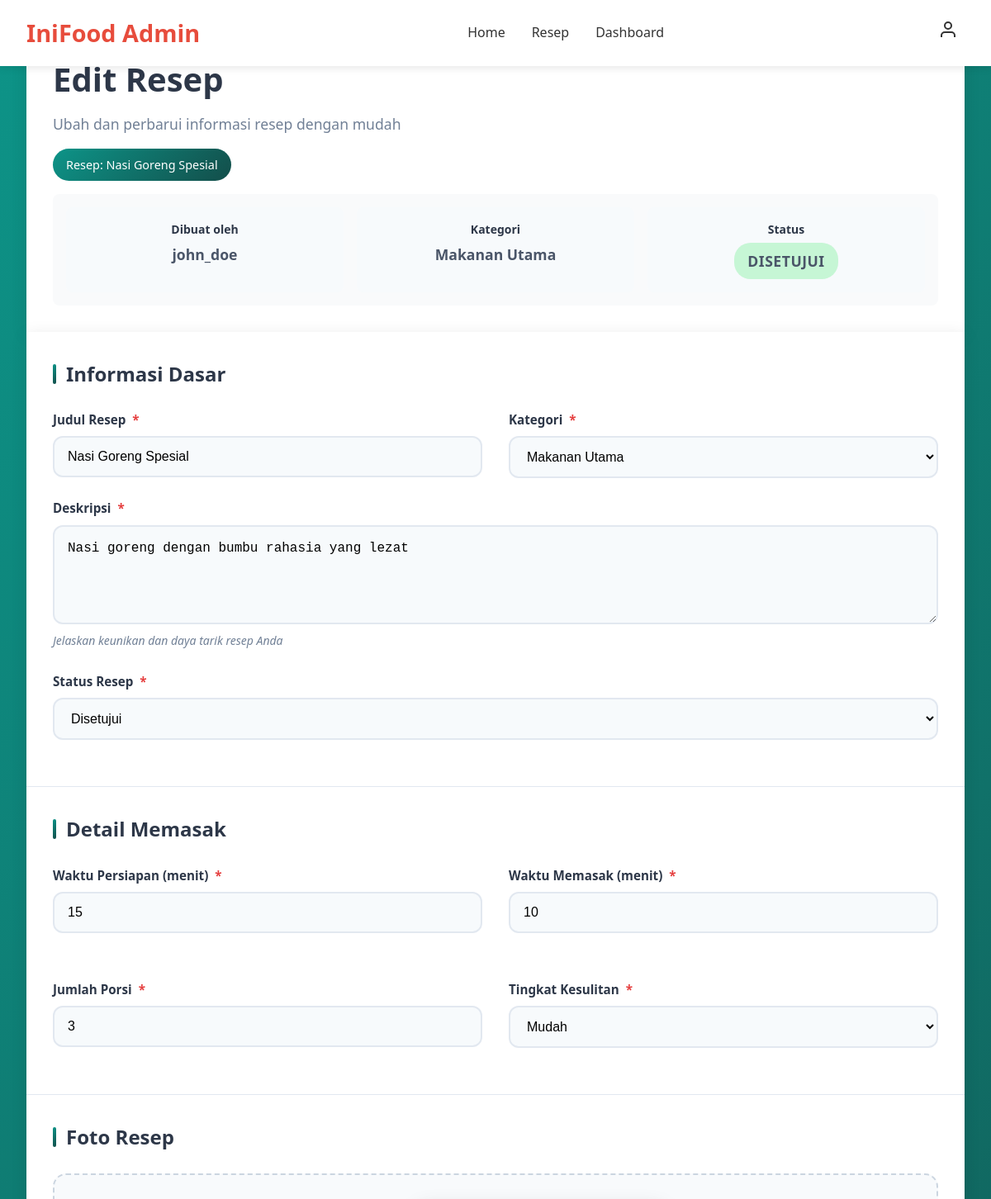
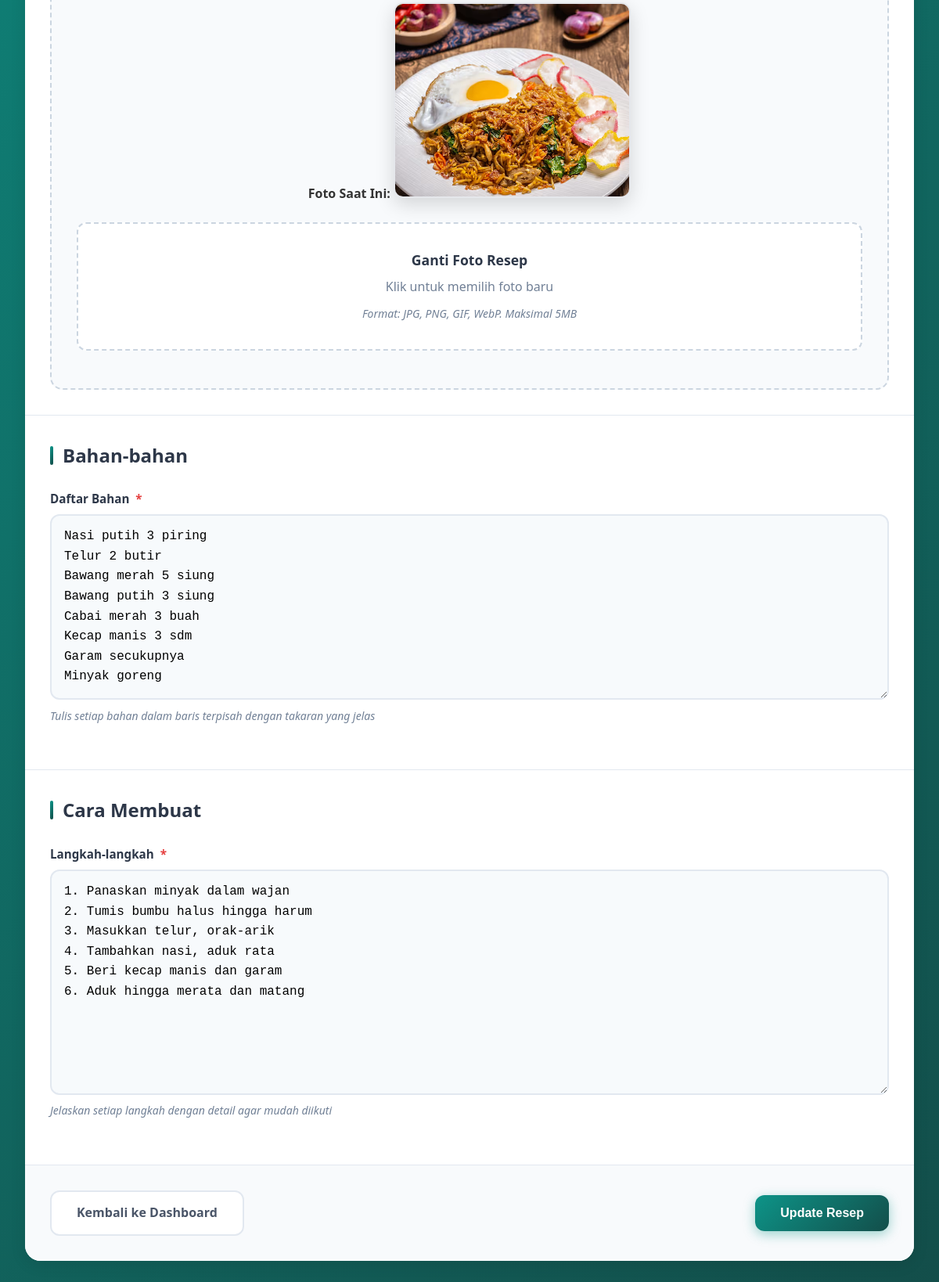
The page /admin/edit-recipe.php?id=1 (signed in) on the database its author committed (2 pictures, top to bottom).
### tables this page shows
CREATE TABLE recipes (
    id INT AUTO_INCREMENT PRIMARY KEY,
    title VARCHAR(200) NOT NULL,
    description TEXT,
    ingredients TEXT NOT NULL,
    instructions TEXT NOT NULL,
    prep_time INT NOT NULL,
    cook_time INT NOT NULL,
    servings INT NOT NULL,
    difficulty ENUM('Easy', 'Medium', 'Hard') DEFAULT 'Easy',
    category_id INT,
    image_url VARCHAR(255),
    status ENUM('pending', 'approved', 'rejected') DEFAULT 'pending',
    created_by INT,
    created_at TIMESTAMP DEFAULT CURRENT_TIMESTAMP,
    updated_at TIMESTAMP DEFAULT CURRENT_TIMESTAMP ON UPDATE CURRENT_TIMESTAMP,
    FOREIGN KEY (category_id) REFERENCES categories(id),
    FOREIGN KEY (created_by) REFERENCES users(id)
);

CREATE TABLE users (
    id INT AUTO_INCREMENT PRIMARY KEY,
    username VARCHAR(50) UNIQUE NOT NULL,
    email VARCHAR(100) UNIQUE NOT NULL,
    password VARCHAR(255) NOT NULL,
    role ENUM('user', 'admin') DEFAULT 'user',
    created_at TIMESTAMP DEFAULT CURRENT_TIMESTAMP
);

CREATE TABLE categories (
    id INT AUTO_INCREMENT PRIMARY KEY,
    name VARCHAR(50) NOT NULL,
    slug VARCHAR(50) NOT NULL
);

### admin/edit-recipe.php (the view, shortened to what this page needs)
<?php
$database = new Database();
$db = $database->getConnection();
$recipeId = isset($_GET['id']) ? (int)$_GET['id'] : 0;
$recipeQuery = "SELECT r.*, c.name as category_name, u.username as author
                FROM recipes r
                LEFT JOIN categories c ON r.category_id = c.id
                LEFT JOIN users u ON r.created_by = u.id
                WHERE r.id = :id";
$recipeStmt = $db->prepare($recipeQuery);
$recipeStmt->bindParam(':id', $recipeId);
$recipeStmt->execute();
$recipe = $recipeStmt->fetch(PDO::FETCH_ASSOC);
$categoriesQuery = "SELECT * FROM categories ORDER BY name";
$categoriesStmt = $db->prepare($categoriesQuery);
$categoriesStmt->execute();
$categories = $categoriesStmt->fetchAll(PDO::FETCH_ASSOC);
?>
<!DOCTYPE html>
<html lang="id">
<head>
    <link rel="stylesheet" href="../assets/css/style.css">
    <link rel="stylesheet" href="../assets/css/admin.css">
    <link rel="stylesheet" href="../assets/css/edit-recipe.css">
</head>
<body>
    <header class="header">
        <nav class="navbar">
            <div class="nav-brand">
                <h1>IniFood Admin</h1>
            </div>
            <ul class="nav-menu">
                <li><a href="../index.php" class="nav-link">Home</a></li>
                <li><a href="../recipes.php" class="nav-link">Resep</a></li>
                <li><a href="dashboard.php" class="nav-link">Dashboard</a></li>
            </ul>
            <div class="user-menu">
                <div class="user-icon" onclick="toggleUserMenu()">
                    <svg width="24" height="24" viewBox="0 0 24 24" fill="none" stroke="currentColor" stroke-width="2">
                        <path d="M20 21v-2a4 4 0 0 0-4-4H8a4 4 0 0 0-4 4v2"></path>
                        <circle cx="12" cy="7" r="4"></circle>
                    </svg>
                </div>
            </div>
        </nav>
    </header>
    <main class="edit-recipe-main">
        <div class="edit-recipe-container">
            <div class="edit-recipe-header">
                <h1>Edit Resep</h1>
                <p>Ubah dan perbarui informasi resep dengan mudah</p>
                <div class="recipe-info-badge">
                    Resep: <?php echo htmlspecialchars($recipe['title']); ?>
                </div>
                <div class="recipe-meta">
                    <div class="meta-item">
                        <strong>Dibuat oleh</strong>
                        <span><?php echo htmlspecialchars($recipe['author']); ?></span>
                    </div>
                    <div class="meta-item">
                        <strong>Kategori</strong>
                        <span><?php echo htmlspecialchars($recipe['category_name']); ?></span>
                    </div>
                    <div class="meta-item">
                        <strong>Status</strong>
                        <span class="status-badge status-<?php echo $recipe['status']; ?>">
                            <?php
                            switch($recipe['status']) {
                                case 'approved': echo 'Disetujui'; break;
                            }
                            ?>
                        </span>
                    </div>
                </div>
            </div>
            <div class="edit-recipe-form">
                <form method="POST" enctype="multipart/form-data">
                    <div class="form-section">
                        <h3>Informasi Dasar</h3>
                        <div class="form-grid">
                            <div class="form-group">
                                <label for="title">Judul Resep <span class="required">*</span></label>
                                <input type="text" id="title" name="title" class="form-input" required
                                       value="<?php echo htmlspecialchars($recipe['title']); ?>"
                                       placeholder="Masukkan judul resep yang menarik">
                            </div>
                            <div class="form-group">
                                <label for="category_id">Kategori <span class="required">*</span></label>
                                <select id="category_id" name="category_id" class="form-select" required>
                                    <?php foreach ($categories as $category): ?>
                                        <option value="<?php echo $category['id']; ?>"
                                                <?php echo $recipe['category_id'] == $category['id'] ? 'selected' : ''; ?>>
                                            <?php echo htmlspecialchars($category['name']); ?>
                                        </option>
                                    <?php endforeach; ?>
                                </select>
                            </div>
                        </div>
                        <div class="form-group">
                            <label for="description">Deskripsi <span class="required">*</span></label>
                            <textarea id="description" name="description" class="form-textarea" required
                                      placeholder="Ceritakan tentang resep ini..."><?php echo htmlspecialchars($recipe['description']); ?></textarea>
                            <small class="form-help">Jelaskan keunikan dan daya tarik resep Anda</small>
                        </div>
                        <div class="form-group">
                            <label for="status">Status Resep <span class="required">*</span></label>
                            <select id="status" name="status" class="form-select" required>
                                <option value="approved" <?php echo $recipe['status'] === 'approved' ? 'selected' : ''; ?>>Disetujui</option>
                            </select>
                        </div>
                    </div>
                    <div class="form-section">
                        <h3>Detail Memasak</h3>
                        <div class="form-grid">
                            <div class="form-group">
                                <label for="prep_time">Waktu Persiapan (menit) <span class="required">*</span></label>
                                <input type="number" id="prep_time" name="prep_time" class="form-input" required min="1"
                                       value="<?php echo $recipe['prep_time']; ?>" placeholder="15">
                            </div>
                            <div class="form-group">
                                <label for="cook_time">Waktu Memasak (menit) <span class="required">*</span></label>
                                <input type="number" id="cook_time" name="cook_time" class="form-input" required min="1"
                                       value="<?php echo $recipe['cook_time']; ?>" placeholder="30">
                            </div>
                            <div class="form-group">
                                <label for="servings">Jumlah Porsi <span class="required">*</span></label>
                                <input type="number" id="servings" name="servings" class="form-input" required min="1"
                                       value="<?php echo $recipe['servings']; ?>" placeholder="4">
                            </div>
                            <div class="form-group">
                                <label for="difficulty">Tingkat Kesulitan <span class="required">*</span></label>
                                <select id="difficulty" name="difficulty" class="form-select" required>
                                    <option value="Easy" <?php echo $recipe['difficulty'] === 'Easy' ? 'selected' : ''; ?>>Mudah</option>
                                </select>
                            </div>
                        </div>
                    </div>
                    <div class="form-section">
                        <h3>Foto Resep</h3>
                        <div class="image-section">
                            <div class="current-image">
                                <strong>Foto Saat Ini:</strong>
                                <?php if ($recipe['image_url']): ?>
                                    <img src="../<?php echo htmlspecialchars($recipe['image_url']); ?>"
                                         alt="<?php echo htmlspecialchars($recipe['title']); ?>">
                                <?php else: ?>
                                    <img src="/placeholder.svg?height=250&width=400" alt="No image"
                                         style="background: #f0f0f0; border: 2px dashed #cbd5e0;">
                                <?php endif; ?>
                            </div>
                            <div class="image-upload-area">
                                <div class="upload-placeholder">
                                    <h4>Ganti Foto Resep</h4>
                                    <p>Klik untuk memilih foto baru</p>
                                    <small class="form-help">Format: JPG, PNG, GIF, WebP. Maksimal 5MB</small>
                                </div>
                            </div>
                        </div>
                    </div>
                    <div class="form-section">
                        <h3>Bahan-bahan</h3>
                        <div class="form-group">
                            <label for="ingredients">Daftar Bahan <span class="required">*</span></label>
                            <textarea id="ingredients" name="ingredients" class="form-textarea" required rows="8"
                                      placeholder="Tulis setiap bahan dalam baris terpisah, contoh:&#10;- 500g daging sapi&#10;- 2 buah bawang merah&#10;- 3 siung bawang putih"><?php echo htmlspecialchars($recipe['ingredients']); ?></textarea>
                            <small class="form-help">Tulis setiap bahan dalam baris terpisah dengan takaran yang jelas</small>
                        </div>
                    </div>
                    <div class="form-section">
                        <h3>Cara Membuat</h3>
                        <div class="form-group">
                            <label for="instructions">Langkah-langkah <span class="required">*</span></label>
                            <textarea id="instructions" name="instructions" class="form-textarea" required rows="10"
                                      placeholder="Tulis setiap langkah dalam baris terpisah, contoh:&#10;1. Potong daging menjadi kubus kecil&#10;2. Tumis bawang hingga harum&#10;3. Masukkan daging dan masak hingga berubah warna"><?php echo htmlspecialchars($recipe['instructions']); ?></textarea>
                            <small class="form-help">Jelaskan setiap langkah dengan detail agar mudah diikuti</small>
                        </div>
                    </div>
                    <div class="form-actions">
                        <a href="dashboard.php" class="btn btn-outline">
                            Kembali ke Dashboard
                        </a>
                        <button type="submit" class="btn btn-primary">
                            Update Resep
                        </button>
                    </div>
                </form>
            </div>
        </div>
    </main>
</body>
</html>

### assets/css/style.css (style rules this page uses)
* { margin: 0; padding: 0; box-sizing: border-box; }
body { font-family: "Segoe UI", Tahoma, Geneva, Verdana, sans-serif; line-height: 1.6; color: #333; background-color: #fff; }
.header { background: #fff; box-shadow: 0 2px 10px rgba(0, 0, 0, 0.1); position: fixed; top: 0; left: 0; right: 0; z-index: 1000; }
.navbar { display: flex; justify-content: space-between; align-items: center; padding: 1rem 2rem; max-width: 1200px; margin: 0 auto; }
.nav-brand h1 { color: #e74c3c; font-size: 1.8rem; font-weight: bold; }
.nav-menu { display: flex; list-style: none; gap: 2rem; }
.nav-link { text-decoration: none; color: #333; font-weight: 500; transition: color 0.3s ease; position: relative; }
.user-menu { position: relative; }
.user-icon { cursor: pointer; padding: 8px; border-radius: 50%; transition: background-color 0.3s ease; }
.btn { display: inline-block; padding: 12px 24px; border: none; border-radius: 6px; text-decoration: none; font-weight: 500; text-align: center; cursor: pointer; transition: all 0.3s ease; font-size: 1rem; }
.btn-primary { background: #e74c3c; color: white; }
.btn-outline { background: transparent; color: #333; border: 1px solid #ddd; }
.form-group { margin-bottom: 1.5rem; }
.form-input, .form-textarea, .form-select { width: 100%; padding: 12px; border: 1px solid #ddd; border-radius: 6px; font-size: 1rem; transition: border-color 0.3s ease; }
.form-textarea { resize: vertical; min-height: 120px; }

### assets/css/admin.css (style rules this page uses)
.status-approved { background: #d1fae5; color: #065f46; }
.recipe-meta { display: grid; grid-template-columns: repeat(auto-fit, minmax(200px, 1fr)); gap: 1rem; padding: 1rem; background: #f9fafb; border-radius: 8px; }
.meta-item { color: #374151; }
.current-image { margin-bottom: 1rem; }
.current-image img { max-width: 300px; height: 200px; object-fit: cover; border-radius: 8px; border: 2px solid #e5e7eb; }

### rows shown on the page
recipes: title "Nasi Goreng Spesial", created_by.username "john_doe", category.name "Makanan Utama", category_id "Makanan Utama", description "Nasi goreng dengan bumbu rahasia yang lezat", status "Disetujui", prep_time "15", cook_time "10", servings "3", difficulty "Mudah", image_url (picture), ingredients "Nasi putih 3 piring Telur 2 butir Bawang merah 5 siung Bawang putih 3 siung Cabai merah 3 buah Kecap manis 3 sdm Garam secukupnya Minyak goreng", instructions "1. Panaskan minyak dalam wajan 2. Tumis bumbu halus hingga harum 3. Masukkan telur, orak-arik 4. Tambahkan nasi, aduk rata 5. Beri kecap manis dan garam 6. Aduk hingga merata dan matang"
